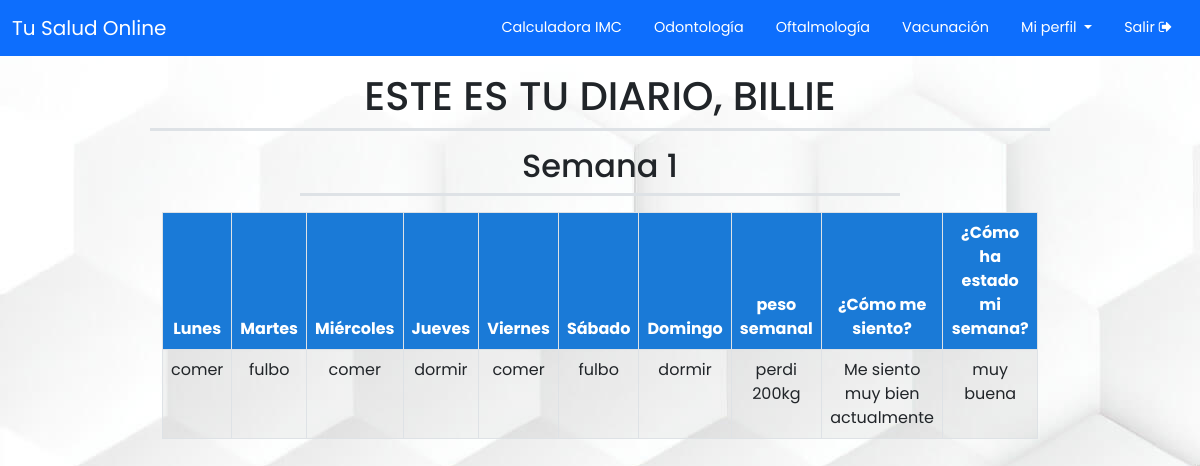
The page /webCliente/paciente/verDiario.php (signed in) on the database its author committed.
### tables this page shows
CREATE TABLE `usuarios` (
  `id_usuario` int(5) NOT NULL,
  `usuario` varchar(25) NOT NULL,
  `contraseña` varchar(32) NOT NULL,
  `nombre` varchar(50) NOT NULL,
  `apellido` varchar(50) NOT NULL,
  `fecha_de_nacimiento` date NOT NULL
);

CREATE TABLE `diariopaciente` (
  `id_semana` int(5) NOT NULL,
  `actividadLun` varchar(500) NOT NULL,
  `actividadMar` varchar(500) NOT NULL,
  `actividadMie` varchar(500) NOT NULL,
  `actividadJue` varchar(500) NOT NULL,
  `actividadVie` varchar(500) NOT NULL,
  `actividadSab` varchar(500) NOT NULL,
  `actividadDom` varchar(500) NOT NULL,
  `pesoSemanal` varchar(50) NOT NULL,
  `estado` varchar(500) NOT NULL,
  `valoracionSemana` varchar(9) NOT NULL,
  `id_usuario` int(5) NOT NULL
);

### webCliente/paciente/verDiario.php (the view, shortened to what this page needs)
<?php
$conexion = mysqli_connect("localhost", "root", "", "sistema_olimpiada");
$usuario = $_SESSION['usuario'];
$consulta = "SELECT nombre,id_usuario FROM usuarios where usuario='$usuario'";
$resultado = mysqli_query($conexion, $consulta);
if (mysqli_num_rows($resultado) > 0) {
    while ($rowData = mysqli_fetch_assoc($resultado)) {
        $id_usuario = $rowData["id_usuario"];
        $nombre_usuario = $rowData["nombre"];
    }
}
$cont = 0;
?>
<!DOCTYPE html>
<html lang="en">
<head>
    <link rel="stylesheet" href="https://cdnjs.cloudflare.com/ajax/libs/font-awesome/4.7.0/css/font-awesome.min.css">
    <link href="https://cdn.jsdelivr.net/npm/bootstrap@5.0.2/dist/css/bootstrap.min.css" rel="stylesheet">
    <link rel="stylesheet" type="text/css" href="../../css/style.css">
</head>
<body>
  <header>
    <nav class="navbar navbar-expand-lg navbar-light bg-primary">
      <div class="container-fluid">
        <a class="navbar-brand" href="../home.php"><span class="title">Tu Salud Online</span></a>
        <div class="collapse navbar-collapse" id="navbarNav">
          <ul class="navbar-nav ms-auto">
            <li class="nav-item">
              <a class="nav-link" href="../imc.php"><span class="nav-links">Calculadora IMC</span></a>
            </li>
            <li class="nav-item">
              <a class="nav-link" href="../odontologia.php"><span class="nav-links">Odontología</span></a>
            </li>
            <li class="nav-item">
              <a class="nav-link" href="../oftalmologia.php"><span class="nav-links">Oftalmología</span></a>
            </li>
            <li class="nav-item">
              <a class="nav-link" href="../vacunacion.php"><span class="nav-links">Vacunación</span></a>
            </li>
            <li class="nav-item dropdown">
              <a class="nav-link" href="#" id="navbarDropdown" role="button" data-bs-toggle="dropdown" aria-expanded="false">
              <span class="nav-links dropdown-toggle">Mi perfil </span>
              </a>
            </li>
            <li class="nav-item">
                <a class="nav-link" href="../../logout.php" onclick="return confirmarSalir()"><span class="nav-links">Salir <i class="fa fa-sign-out"></i></span></a>
            </li>
          </ul>
        </div>
      </div>
    </nav>
  </header>
    <h1 id="presentacionDiario" class="mayus text-center mt-2 p-2 border-bottom border-3 w-75 ms-auto mx-auto">ESTE ES TU DIARIO, <span><?php echo $nombre_usuario; ?></span></h1>
    <div>
        <?php
        $consulta = "SELECT actividadLun,actividadMar,actividadMie,actividadJue,actividadVie,actividadSab,actividadDom,pesoSemanal,estado,valoracionSemana FROM diariopaciente WHERE id_usuario='$id_usuario' ORDER BY id_semana";
        $resultado = mysqli_query($conexion, $consulta);
        if (mysqli_num_rows($resultado) > 0) {
            while ($rowData = mysqli_fetch_assoc($resultado)) {
                $cont = $cont + 1;
        ?>
                <h2 class="mt-2 p-2 text-center border-bottom border-3 w-50 ms-auto mx-auto">Semana <?php echo $cont; ?></h1>
                <div class="table-responsive nav-bar mt-3 ms-3 mx-3">
                    <table class="table table-bordered table-striped text-center w-75 mx-auto ms-auto">
                        <thead>
                            <th>Lunes</th>
                            <th>Martes</th>
                            <th>Miércoles</th>
                            <th>Jueves</th>
                            <th>Viernes</th>
                            <th>Sábado</th>
                            <th>Domingo</th>
                            <th>peso semanal</th>
                            <th>¿Cómo me siento?</th>
                            <th>¿Cómo ha estado mi semana?</th>
                        </thead>
                        <tbody>
                            <tr>
                                <td><?php echo $rowData["actividadLun"]; ?></td>
                                <td><?php echo $rowData["actividadMar"]; ?></td>
                                <td><?php echo $rowData["actividadMie"]; ?></td>
                                <td><?php echo $rowData["actividadJue"]; ?></td>
                                <td><?php echo $rowData["actividadVie"]; ?></td>
                                <td><?php echo $rowData["actividadSab"]; ?></td>
                                <td><?php echo $rowData["actividadDom"]; ?></td>
                                <td><?php echo $rowData["pesoSemanal"]; ?></td>
                                <td><?php echo $rowData["estado"]; ?></td>
                                <td><?php echo $rowData["valoracionSemana"]; ?></td>
                            </tr>
                        </tbody>
                    </table>
                </div>
        <?php
            }
        }
        ?>
    </div>
</body>
</html>

### css/style.css (style rules this page uses)
* { padding: 0; margin: 0; box-sizing: border-box; cursor: default; }
body { font-family: 'Poppins', sans-serif; background-image: url(../img/fondo.jpg); overflow-x: hidden; }
a { display: block; text-align: right; text-decoration: none; color: #999; font-size: 0.9rem; transition: .3s; }
.title { color: #fff; }
.nav-links { color: #fff; transition: ease all 0.25s; padding: 8px; }
.mayus { text-transform: uppercase; }
thead { background-color: #1a7ad7; color: #fff; }

### rows shown on the page
usuarios: nombre "BILLIE"
diariopaciente: actividadLun "comer", actividadMar "fulbo", actividadMie "comer", actividadJue "dormir", actividadVie "comer", actividadSab "fulbo", actividadDom "dormir", pesoSemanal "perdi 200kg", estado "Me siento muy bien actualmente", valoracionSemana "muy buena"
